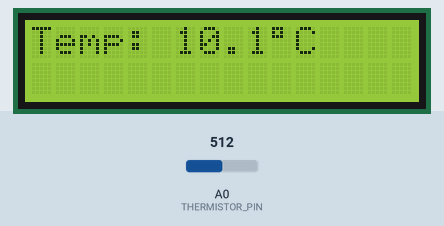
Simulated run of this sketch. Board: Arduino Uno, built with avr-gcc and run on an emulated ATmega328P. On the bench: 16×2 character LCD. Inputs (shaded band) come from the test bench; at power-on: A0 (THERMISTOR_PIN) = 512. What the sketch prints to the serial monitor is not drawn.

Above: at 2.2 s.
2.3 s: A0 (THERMISTOR_PIN) set to 0
At 4.3 s:
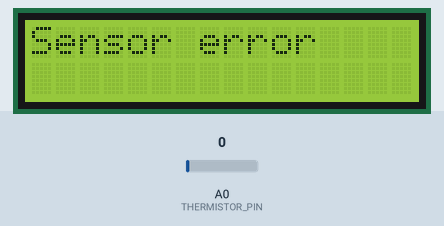
4.6 s: A0 (THERMISTOR_PIN) set to 35
At 5.8 s:
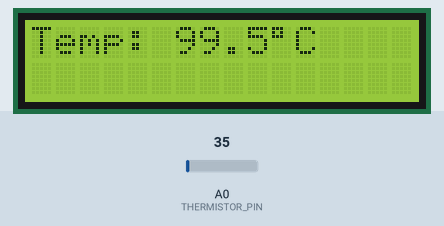
6.6 s: A0 (THERMISTOR_PIN) set to 15
At 8.3 s:
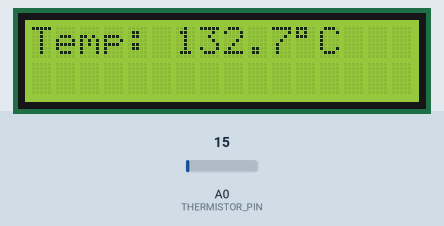
8.6 s: A0 (THERMISTOR_PIN) set to 1005
At 10.2 s:
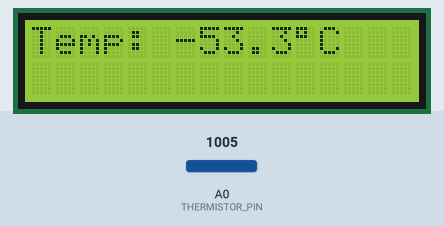
10.7 s: A0 (THERMISTOR_PIN) set to 1023
At 11.8 s:
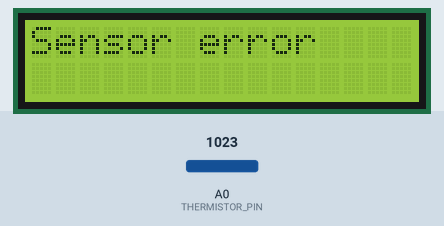
Timing chart, 0 to 13.7 s (numbered marks = the images above; inputs shaded):
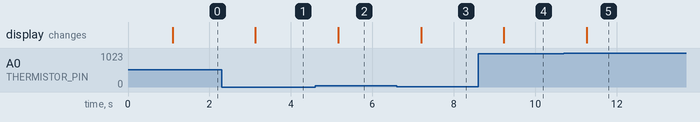

The sketch:

Thermometer.ino
```cpp
#include <Wire.h>
#include <LiquidCrystal_I2C.h>
#include <math.h>

// LCD init (address may be 0x27 or 0x3F)
LiquidCrystal_I2C lcd(0x27, 16, 2);

// Thermistor setup
#define THERMISTOR_PIN A0
#define SERIES_RESISTOR 20000  // You can change to 10K for better range

// Thermistor characteristics
#define THERMISTOR_NOMINAL 10000    // Resistance at 25C
#define TEMPERATURE_NOMINAL 25      // Nominal temperature
#define B_COEFFICIENT 3950          // Beta value
#define ADC_MAX 1023.0              // 10-bit ADC max

void setup() {
  Serial.begin(9600);
  lcd.init();
  lcd.backlight();
  lcd.setCursor(0, 0);
  lcd.print("Initializing...");
  delay(1000);
}

void loop() {
  int adcValue = analogRead(THERMISTOR_PIN);

  // Avoid edge case where math breaks
  if (adcValue <= 0 || adcValue >= 1023) {
    lcd.clear();
    lcd.setCursor(0, 0);
    lcd.print("Sensor error");
    Serial.println("ADC error: Out of range");
    delay(1000);
    return;
  }

  // Calculate resistance of thermistor
  float voltageRatio = ADC_MAX / adcValue - 1.0;
  float resistance = SERIES_RESISTOR / voltageRatio;

  // Steinhart-Hart calculation
  float steinhart;
  steinhart = resistance / THERMISTOR_NOMINAL;
  steinhart = log(steinhart);
  steinhart /= B_COEFFICIENT;
  steinhart += 1.0 / (TEMPERATURE_NOMINAL + 273.15);
  steinhart = 1.0 / steinhart;
  steinhart -= 273.15;

  // Show on LCD
  lcd.clear();
  lcd.setCursor(0, 0);
  lcd.print("Temp: ");
  lcd.print(steinhart, 1);
  lcd.print((char)223); // degree symbol
  lcd.print("C");

  // Debug info (optional)
  Serial.print("ADC: "); Serial.print(adcValue);
  Serial.print(" | R: "); Serial.print(resistance);
  Serial.print(" ohms | Temp: "); Serial.print(steinhart);
  Serial.println(" C");

  delay(1000);
}
```

Measured:
- the behaviour switches between 1022 and 1023 on A0 (THERMISTOR_PIN) (found by bisection; images 4 and 5)
- after the input at 2.3 s, the display: changes after 0.83 s (image 1)
- after the input at 4.6 s, the display: changes after 0.56 s (image 2)
- after the input at 6.6 s, the display: changes after 0.59 s (image 3)
- after the input at 8.6 s, the display: changes after 0.63 s (image 4)
- after the input at 10.7 s, the display: changes after 0.56 s (image 5)
